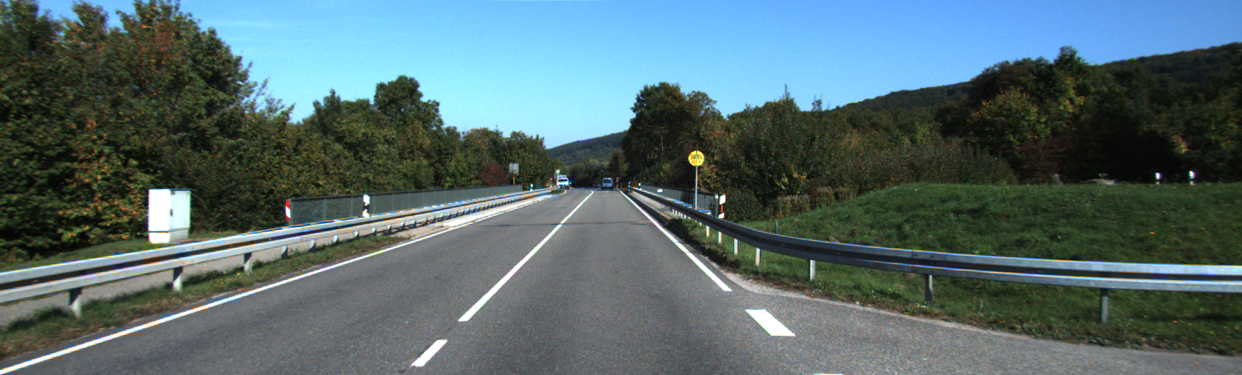
//> input picture LAB-4/Task1/street_scene.png, 1242 x 375 px
$ ./Task1   (built with g++ and OpenCV 4)
//> lines starting //> are read from the running program, lines starting //| are printed output that depends on the picture
#include <opencv2/opencv.hpp>
#include <iostream>

// Callback function to update the Canny edge detection
void on_trackbar(int, void* userdata);

int main(int argc, char** argv) {
    std::string filename = "street_scene.png";

    cv::Mat original_image = cv::imread(filename); // Load the original BGR image
//> original_image is the input picture: 375 rows x 1242 cols, CV_8UC3; mean B, G, R 109, 106.5, 85.4
    if (original_image.empty()) {
        std::cout << "File name '" << filename << "' is wrong or the file does not exist\n";
        return -1;
    }

    cv::Mat gray_image;
    cv::cvtColor(original_image, gray_image, cv::COLOR_BGR2GRAY); // Convert to grayscale
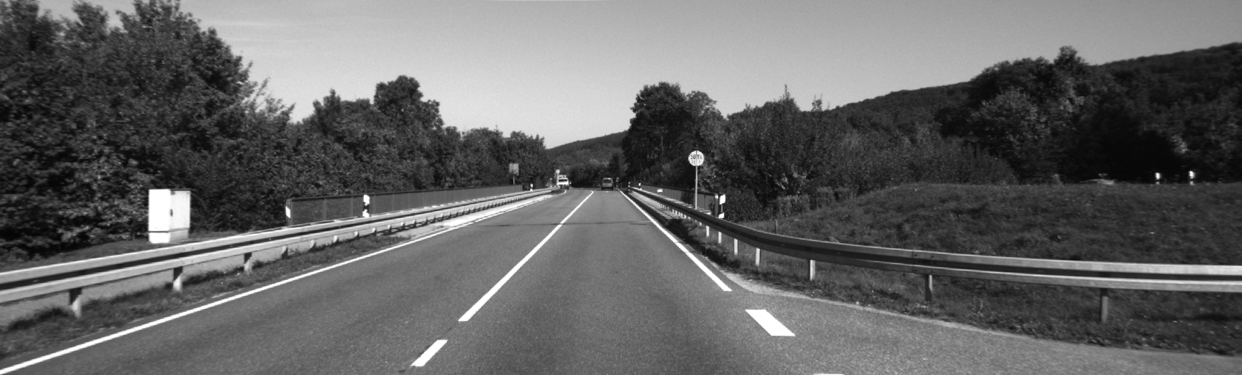
//> gray_image: 375 rows x 1242 cols, CV_8UC1; min 4, max 255, mean 100.5

    int low_threshold = 50;
    int high_threshold = 150;
    int kernel_size = 3;

    // Create a window to display the Canny edge detection
    cv::namedWindow("Canny Edge Detection", cv::WINDOW_AUTOSIZE);

    // Bundle parameters into a tuple for the callback
    auto params = std::make_tuple(&gray_image, &low_threshold, &high_threshold, &kernel_size);

    // Create trackbars to control the Canny parameters
    cv::createTrackbar("Low Threshold", "Canny Edge Detection", nullptr, 255, on_trackbar, &params);
    cv::createTrackbar("High Threshold", "Canny Edge Detection", nullptr, 255, on_trackbar, &params);
    cv::createTrackbar("Kernel Size", "Canny Edge Detection", nullptr, 7, on_trackbar, &params);

    // Set initial trackbar positions
    cv::setTrackbarPos("Low Threshold", "Canny Edge Detection", low_threshold);
    cv::setTrackbarPos("High Threshold", "Canny Edge Detection", high_threshold);
    cv::setTrackbarPos("Kernel Size", "Canny Edge Detection", kernel_size);

    // Initial call to display the Canny edge detection
    on_trackbar(0, &params);

    cv::imshow("Original Image", original_image);

    cv::waitKey(0);
    cv::destroyAllWindows();
    return 0;
}

void on_trackbar(int, void* userdata) {
    auto params = static_cast<std::tuple<cv::Mat*, int*, int*, int*>*>(userdata);
    cv::Mat* gray_image = std::get<0>(*params);
    int* low_threshold = std::get<1>(*params);
    int* high_threshold = std::get<2>(*params);
    int* kernel_size = std::get<3>(*params);

    // Fetch updated trackbar values
    *low_threshold = cv::getTrackbarPos("Low Threshold", "Canny Edge Detection");
    *high_threshold = cv::getTrackbarPos("High Threshold", "Canny Edge Detection");
    *kernel_size = cv::getTrackbarPos("Kernel Size", "Canny Edge Detection");

    // Ensure kernel size is odd and at least 3
    *kernel_size = std::max(3, *kernel_size | 1);

    cv::Mat edges;
    cv::Canny(*gray_image, edges, *low_threshold, *high_threshold, *kernel_size);
    cv::imshow("Canny Edge Detection", edges);
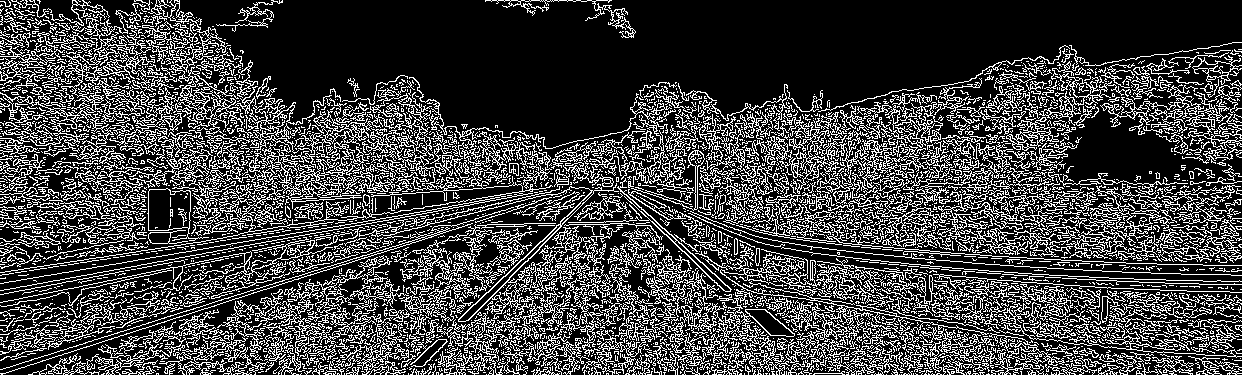
//> window 'Canny Edge Detection': 375 rows x 1242 cols, CV_8UC1; 25.9% white in thin lines or dots
}
